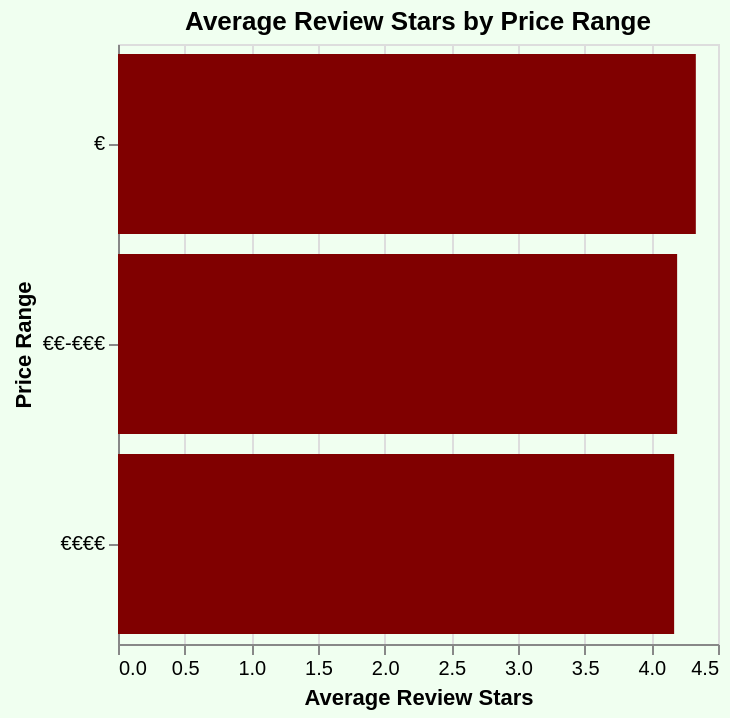

Write the Vega-Lite specification saved for this chart.
### Vega-Lite specification from a JSON file in a GitHub repository (floating-point values rounded to 4 significant figures)
{"config": {"view": {"continuousWidth": 300, "continuousHeight": 300}}, "data": {"name": "data-bf5fa8cdbdb54ecd77ec1ee50dc56e8b"}, "mark": {"type": "bar", "color": "#800000"}, "background": "#f0fff0", "encoding": {"tooltip": [{"field": "avg_review_stars", "type": "quantitative"}, {"field": "count_reviews", "type": "quantitative"}], "x": {"field": "avg_review_stars", "title": "Average Review Stars", "type": "quantitative"}, "y": {"field": "rest_price_range_TA", "sort": "-x", "title": "Price Range", "type": "ordinal"}}, "height": 300, "title": "Average Review Stars by Price Range", "width": "container", "$schema": "https://vega.github.io/schema/vega-lite/v5.17.0.json", "datasets": {"data-bf5fa8cdbdb54ecd77ec1ee50dc56e8b": [{"rest_price_range_TA": "€", "avg_review_stars": 4.334, "count_reviews": 62462}, {"rest_price_range_TA": "€€-€€€", "avg_review_stars": 4.194, "count_reviews": 429994}, {"rest_price_range_TA": "€€€€", "avg_review_stars": 4.171, "count_reviews": 32283}]}}
